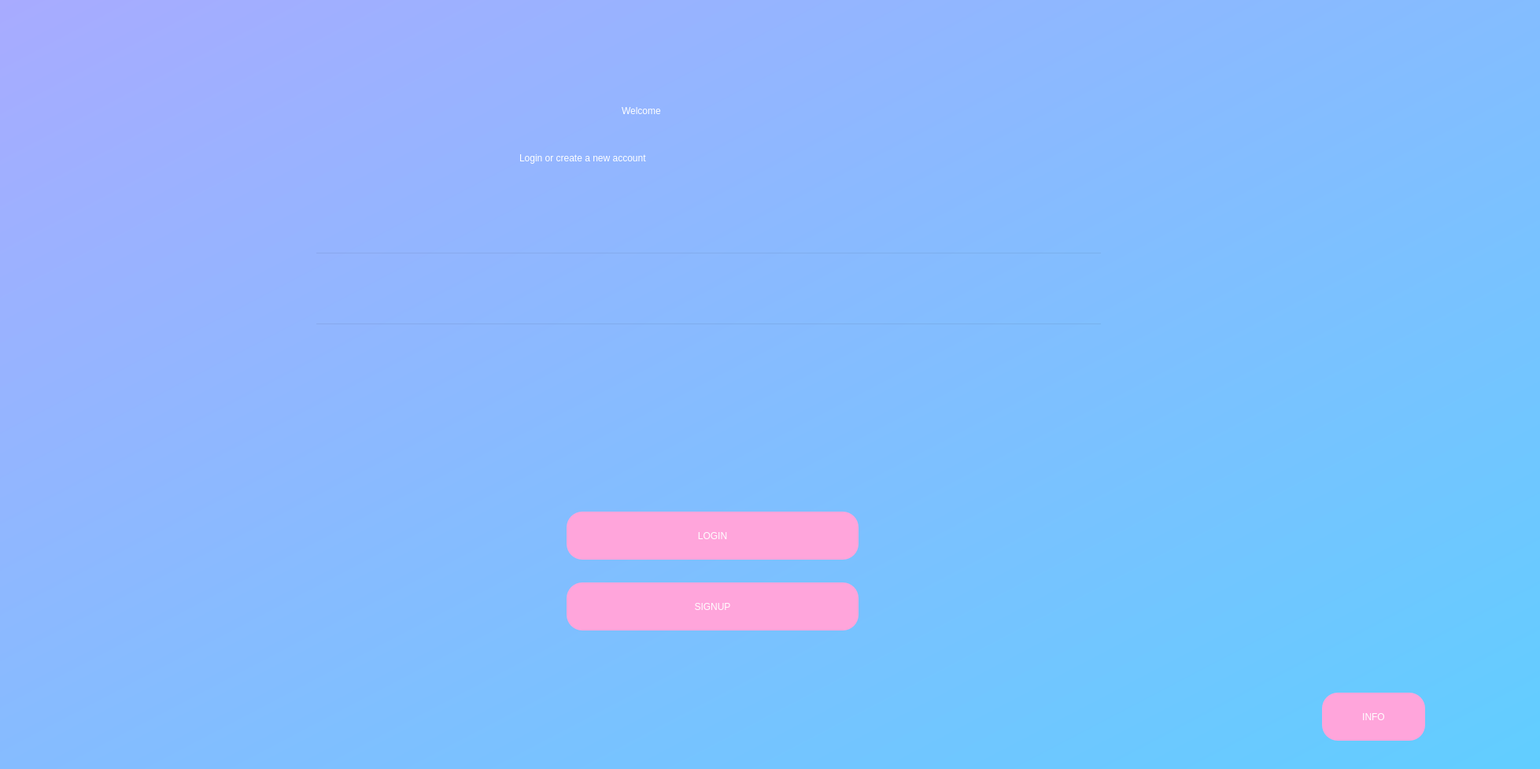
<?xml version="1.0" encoding="UTF-8"?>
<ui version="4.0">
 <class>Form</class>
 <widget class="QWidget" name="Form">
  <property name="geometry">
   <rect>
    <x>0</x>
    <y>0</y>
    <width>1957</width>
    <height>977</height>
   </rect>
  </property>
  <property name="windowTitle">
   <string>Form</string>
  </property>
  <widget class="QWidget" name="widget" native="true">
   <property name="geometry">
    <rect>
     <x>-70</x>
     <y>-20</y>
     <width>2041</width>
     <height>1071</height>
    </rect>
   </property>
   <property name="styleSheet">
    <string notr="true">QWidget#widget{
background-color:qlineargradient(spread:pad, x1:0, y1:0, x2:1, y2:1, stop:0 rgba(170, 170, 255, 255), stop:1 rgba(94, 207, 255, 255));
}</string>
   </property>
   <widget class="QLabel" name="label">
    <property name="geometry">
     <rect>
      <x>860</x>
      <y>130</y>
      <width>281</width>
      <height>61</height>
     </rect>
    </property>
    <property name="styleSheet">
     <string notr="true">color:rgb(255, 255, 255);
font: 30pt &quot;MS Sans Serif&quot;;</string>
    </property>
    <property name="text">
     <string>Welcome</string>
    </property>
   </widget>
   <widget class="QLabel" name="label_4">
    <property name="geometry">
     <rect>
      <x>730</x>
      <y>190</y>
      <width>511</width>
      <height>61</height>
     </rect>
    </property>
    <property name="styleSheet">
     <string notr="true">color:rgb(255, 255, 255);
font: 20pt &quot;MS Sans Serif&quot;;</string>
    </property>
    <property name="text">
     <string>Login or create a new account</string>
    </property>
   </widget>
   <widget class="QPushButton" name="login">
    <property name="geometry">
     <rect>
      <x>790</x>
      <y>670</y>
      <width>371</width>
      <height>61</height>
     </rect>
    </property>
    <property name="styleSheet">
     <string notr="true">background-color:rgb(255, 165, 219);
font: 10pt &quot;MS Shell Dlg 2&quot;;
color:rgb(255, 255, 255);
border-radius:20px;</string>
    </property>
    <property name="text">
     <string>LOGIN</string>
    </property>
   </widget>
   <widget class="QPushButton" name="sign">
    <property name="geometry">
     <rect>
      <x>790</x>
      <y>760</y>
      <width>371</width>
      <height>61</height>
     </rect>
    </property>
    <property name="styleSheet">
     <string notr="true">background-color:rgb(255, 165, 219);
font: 10pt &quot;MS Shell Dlg 2&quot;;
color:rgb(255, 255, 255);
border-radius:20px;</string>
    </property>
    <property name="text">
     <string>SIGNUP</string>
    </property>
   </widget>
   <widget class="QPushButton" name="info">
    <property name="geometry">
     <rect>
      <x>1750</x>
      <y>900</y>
      <width>131</width>
      <height>61</height>
     </rect>
    </property>
    <property name="styleSheet">
     <string notr="true">background-color:rgb(255, 165, 219);
font: 10pt &quot;MS Shell Dlg 2&quot;;
color:rgb(255, 255, 255);
border-radius:20px;</string>
    </property>
    <property name="text">
     <string>INFO</string>
    </property>
   </widget>
   <widget class="QLineEdit" name="username">
    <property name="geometry">
     <rect>
      <x>470</x>
      <y>340</y>
      <width>1001</width>
      <height>71</height>
     </rect>
    </property>
    <property name="styleSheet">
     <string notr="true">background-color:rgba(0,0,0,0);
font: 11pt &quot;MS Shell Dlg 2&quot;;</string>
    </property>
   </widget>
   <widget class="QLineEdit" name="passw">
    <property name="geometry">
     <rect>
      <x>470</x>
      <y>430</y>
      <width>1001</width>
      <height>71</height>
     </rect>
    </property>
    <property name="styleSheet">
     <string notr="true">background-color:rgba(0,0,0,0);
font: 11pt &quot;MS Shell Dlg 2&quot;;</string>
    </property>
   </widget>
   <widget class="QLabel" name="error">
    <property name="geometry">
     <rect>
      <x>530</x>
      <y>540</y>
      <width>961</width>
      <height>16</height>
     </rect>
    </property>
    <property name="styleSheet">
     <string notr="true">color:rgb(255, 0, 0)</string>
    </property>
    <property name="text">
     <string/>
    </property>
   </widget>
   <widget class="QWidget" name="verticalLayoutWidget">
    <property name="geometry">
     <rect>
      <x>800</x>
      <y>129</y>
      <width>311</width>
      <height>61</height>
     </rect>
    </property>
    <layout class="QVBoxLayout" name="verticalLayout"/>
   </widget>
   <widget class="QWidget" name="verticalLayoutWidget_2">
    <property name="geometry">
     <rect>
      <x>670</x>
      <y>190</y>
      <width>551</width>
      <height>61</height>
     </rect>
    </property>
    <layout class="QVBoxLayout" name="verticalLayout_2"/>
   </widget>
   <widget class="QWidget" name="gridLayoutWidget_3">
    <property name="geometry">
     <rect>
      <x>70</x>
      <y>20</y>
      <width>1971</width>
      <height>111</height>
     </rect>
    </property>
    <layout class="QGridLayout" name="gridLayout_3">
     <item row="0" column="0">
      <spacer name="horizontalSpacer">
       <property name="orientation">
        <enum>Qt::Horizontal</enum>
       </property>
       <property name="sizeHint" stdset="0">
        <size>
         <width>40</width>
         <height>20</height>
        </size>
       </property>
      </spacer>
     </item>
    </layout>
   </widget>
   <widget class="QWidget" name="verticalLayoutWidget_3">
    <property name="geometry">
     <rect>
      <x>70</x>
      <y>130</y>
      <width>731</width>
      <height>61</height>
     </rect>
    </property>
    <layout class="QVBoxLayout" name="verticalLayout_3">
     <item>
      <spacer name="horizontalSpacer_2">
       <property name="orientation">
        <enum>Qt::Horizontal</enum>
       </property>
       <property name="sizeHint" stdset="0">
        <size>
         <width>40</width>
         <height>20</height>
        </size>
       </property>
      </spacer>
     </item>
    </layout>
   </widget>
   <widget class="QWidget" name="verticalLayoutWidget_4">
    <property name="geometry">
     <rect>
      <x>1110</x>
      <y>130</y>
      <width>931</width>
      <height>61</height>
     </rect>
    </property>
    <layout class="QVBoxLayout" name="verticalLayout_4">
     <item>
      <spacer name="horizontalSpacer_3">
       <property name="orientation">
        <enum>Qt::Horizontal</enum>
       </property>
       <property name="sizeHint" stdset="0">
        <size>
         <width>40</width>
         <height>20</height>
        </size>
       </property>
      </spacer>
     </item>
    </layout>
   </widget>
   <widget class="QWidget" name="gridLayoutWidget_4">
    <property name="geometry">
     <rect>
      <x>70</x>
      <y>250</y>
      <width>1961</width>
      <height>91</height>
     </rect>
    </property>
    <layout class="QGridLayout" name="gridLayout_4">
     <item row="0" column="0">
      <spacer name="verticalSpacer">
       <property name="orientation">
        <enum>Qt::Vertical</enum>
       </property>
       <property name="sizeHint" stdset="0">
        <size>
         <width>20</width>
         <height>40</height>
        </size>
       </property>
      </spacer>
     </item>
    </layout>
   </widget>
   <widget class="QWidget" name="verticalLayoutWidget_5">
    <property name="geometry">
     <rect>
      <x>70</x>
      <y>190</y>
      <width>601</width>
      <height>61</height>
     </rect>
    </property>
    <layout class="QVBoxLayout" name="verticalLayout_5"/>
   </widget>
  </widget>
 </widget>
 <resources/>
 <connections/>
</ui>
